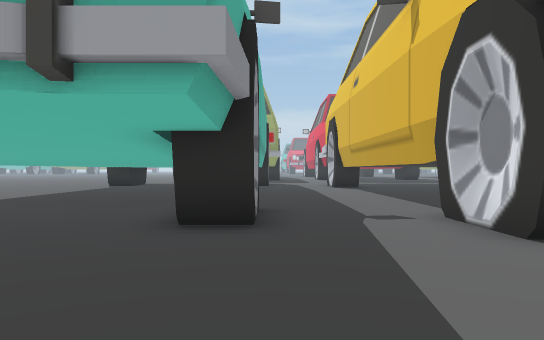
[1] (above)

24 first-person views from a walk through a 3-D level made in the Unity game engine. The camera is 1.3 m above the floor, looks level and sees 70° across. The floor is counted in squares, 2 m on a side. Each view is taken from the middle of a square. On the plan, view 1 faces up. The plan holds only what a view shows up to about 11 squares ahead; the rest is blank. The place goes on beyond the plan.

[2]
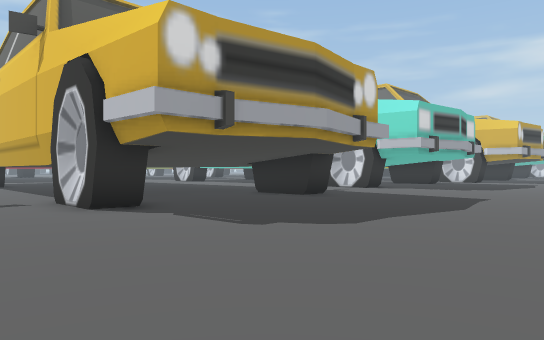

[3]
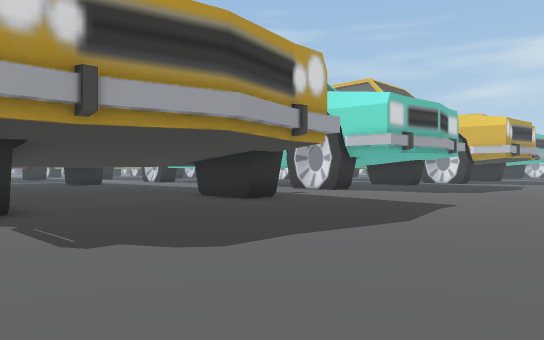

[4]
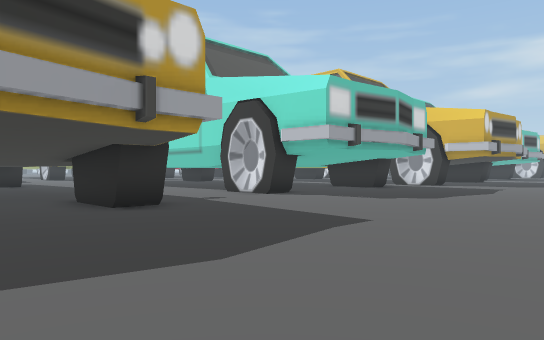

[5]
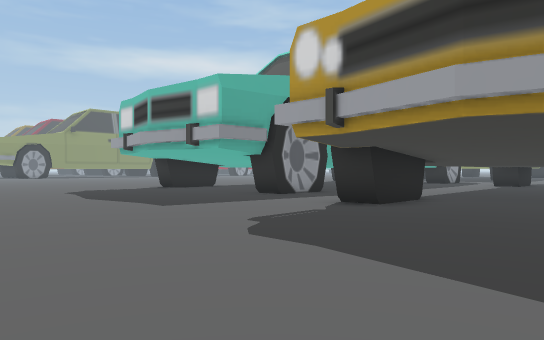

[6]
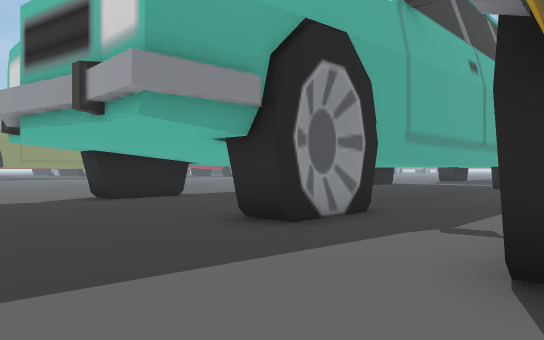

[7]
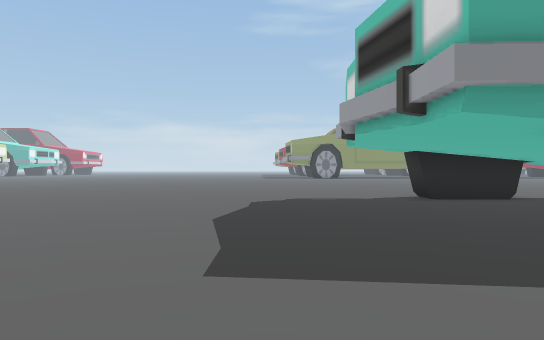

[8]
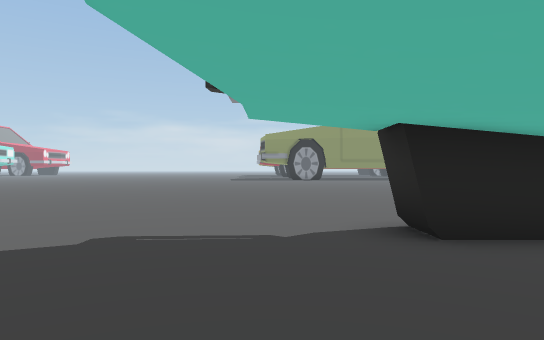

[9]
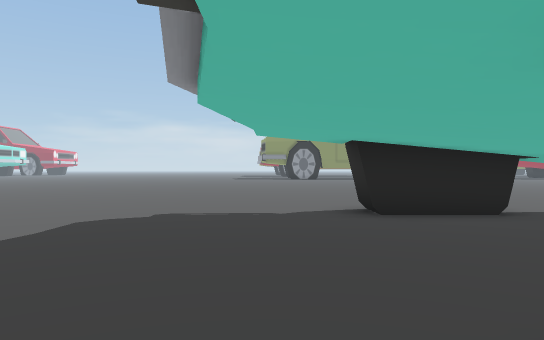

[10]
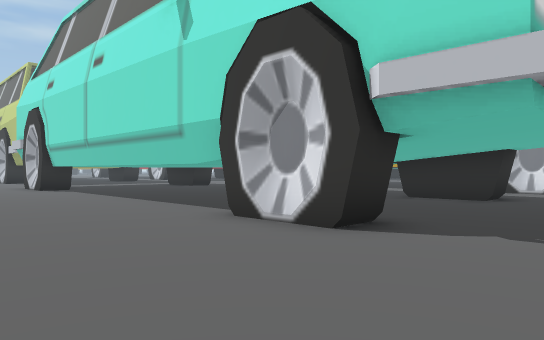

[11]
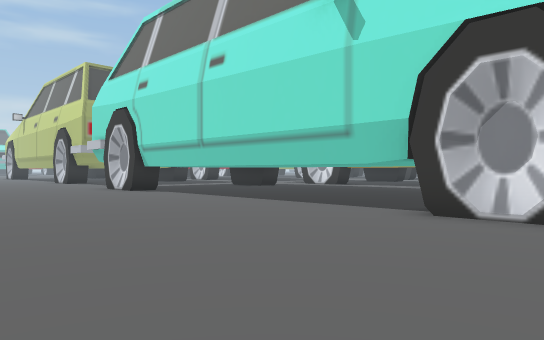

[12]
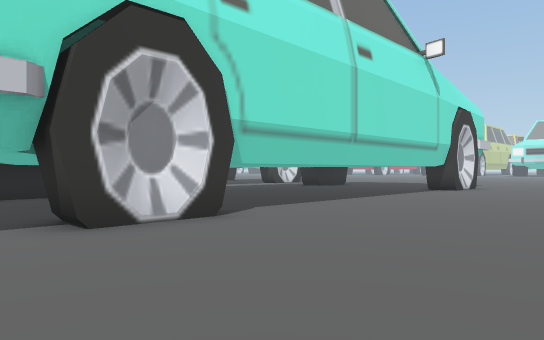

[13]
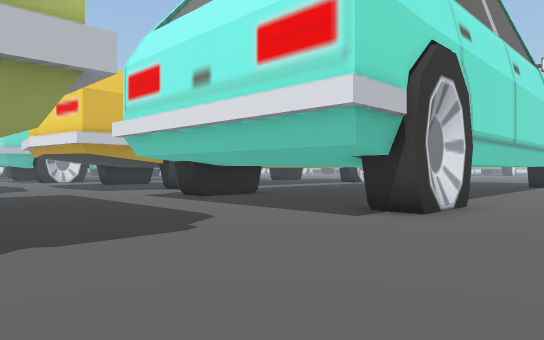

[14]
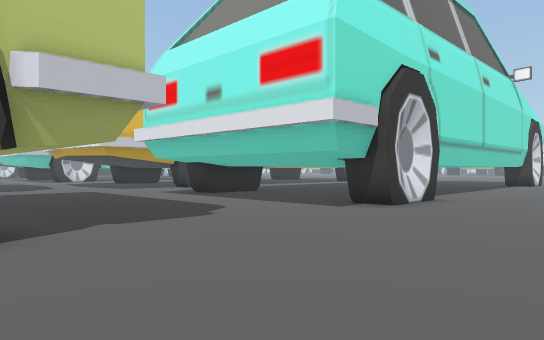

[15]
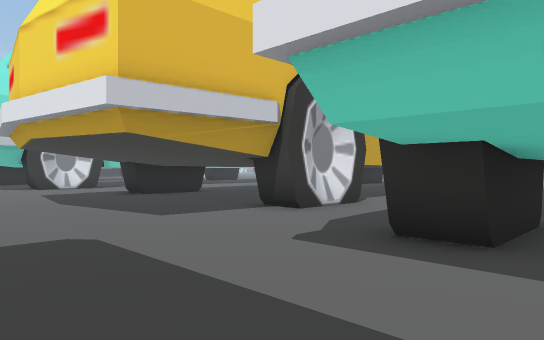

[16]
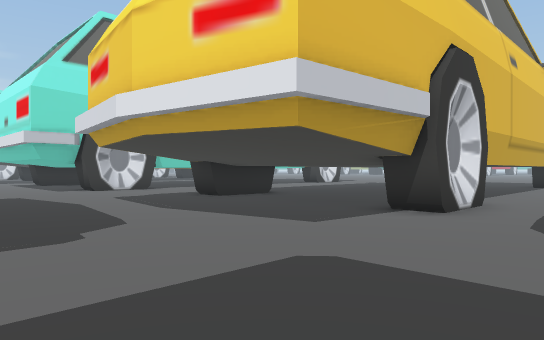

[17]
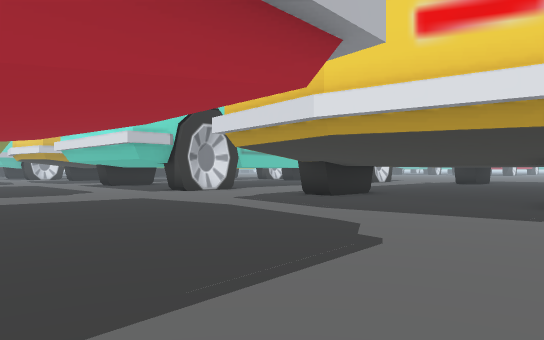

[18]
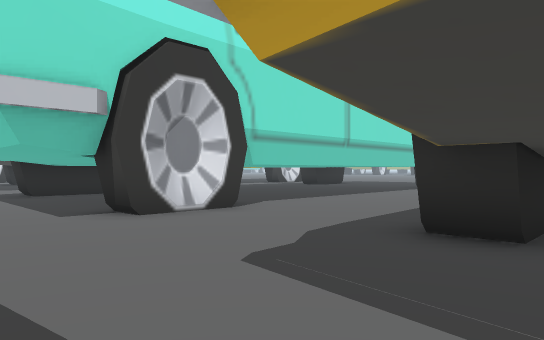

[19]
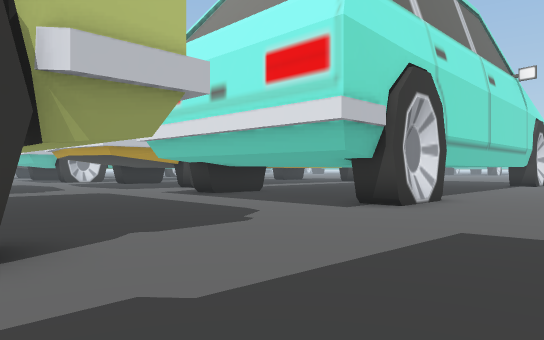

[20]
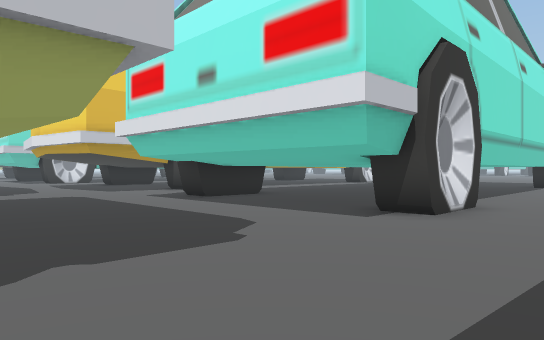

[21]
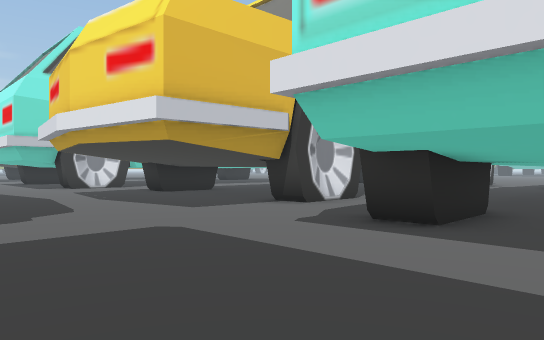

[22]
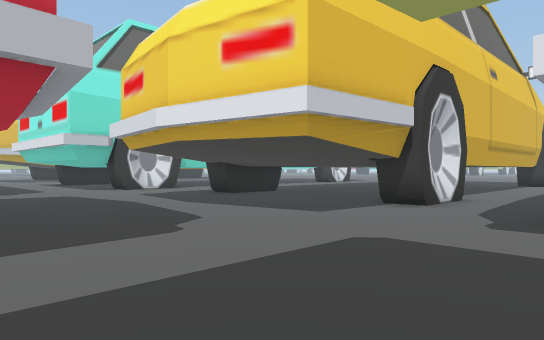

[23]
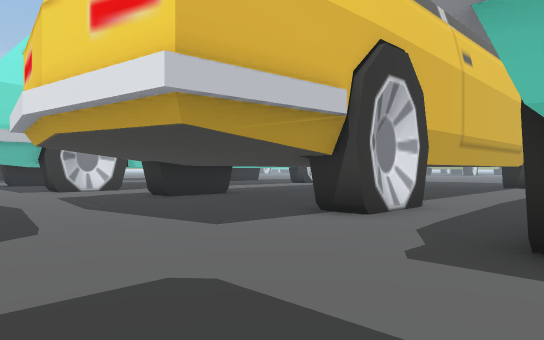

[24]
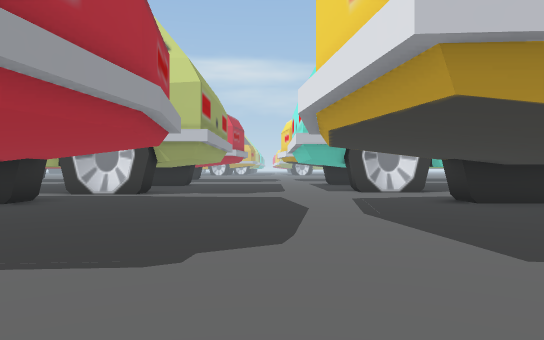

### Floor plan
Points are (right, up) in squares from view 1. A wall is a line through its corners. A room is listed if a view was taken in it or the views show most of it. See-through windows are left out.
Room 1 (views 1, 2, 3, 4, 5, 6, 7, 8, 9, 10, 11, 12, 13, 14, 15, 16, 17, 18, 19, 20, 21, 22, 23, 24)
walls: (12.5, 9.9) (12.5, 15.3); (8.8, 3.4) (7.8, 3.4) (7.8, 5.6); (13.2, 4.4) (12.3, 4.4) (12.3, 5); (3.3, 5.6) (3.3, 3.4) (2.4, 3.4) (2.4, 5.6); (2.6, 6) (2.6, 13.6); (12.3, 15.4) (12.3, 17.7) (13.2, 17.7); (7.8, 16.2) (8.8, 16.2); (12.3, 15.8) (12.6, 16.5) (12.3, 17.3); (12.3, 15.9) (12.5, 16.7); (2.6, 4.3) (2.4, 5.2); (2.6, 4.2) (2.6, 4.8); (12.5, 16.4) (12.3, 17.2); (12.5, 16.4) (12.5, 16.7); (2.4, 14) (2.4, 16.2) (3.3, 16.2); (2.4, 3.8) (2.7, 4.5) (2.3, 5.3); (2.3, 3.8) (2.6, 4.7); (2.3, 14.5) (2.5, 15.3); (2.2, 14.4) (2.6, 15.2) (2.3, 15.9); (2.5, 15) (2.3, 15.8); (-0.4, 9.6) (-0.4, 6.9); (-0.2, 6.6) (-0.2, 4.4) (-1, 4.4) (-1, 6.6); (-0.2, 6.2) (-0.4, 5.7) (-0.4, 5.1); (-0.2, 6.1) (-0.4, 5.4) (-0.3, 4.8); (-0.2, 13.1) (-0.2, 7.5); (17.8, 15.4) (17.8, 17.7) (18.8, 17.7); (-1, 15.4) (-1, 17.7) (-0.1, 17.7); (21.2, 8.6) (21.2, 13.5); (21, 14) (21, 16.2) (21.9, 16.2); (21, 14.4) (21.2, 14.9) (21.2, 15.5); (21, 14.5) (21.2, 15.2) (21, 15.8); (-5.6, 6.6) (-5.6, 4.4) (-6.5, 4.4) (-6.5, 6.6); (-6.3, 6.8) (-6.3, 7.5); (-6.5, 7.4) (-6.5, 15.2); (-6.2, 5.2) (-6.5, 6.1); (-6.5, 4.8) (-6.2, 5.6) (-6.5, 6.2); (-6.5, 4.7) (-6.3, 5.1) (-6.3, 5.7); (-6.5, 15.4) (-6.5, 17.7) (-5.6, 17.7); (-6.3, 16.4) (-6.6, 17.2); (-6.6, 15.8) (-6.3, 16.5) (-6.6, 17.3); (-6.6, 15.9) (-6.3, 16.7); (26.5, 16.2) (27.5, 16.2); (29.3, 23.8) (29.5, 24.4); (30, 23.3) (29.2, 23.3) (29.2, 24)

Where each view was taken, in squares from view 1:
view 1: 0 up, 0 right, facing up
view 2: 3 down, 0 right, facing up-right
view 3: 3 down, 2 right, facing up-right
view 4: 3 down, 5 right, facing up-right
view 5: 3 down, 7 right, facing up-left
view 6: 1 up, 3 right, facing up-left
view 7: 1 up, 3 right, facing left
view 8: 3 up, 2 left, facing left
view 9: 3 up, 0 right, facing left
view 10: 2 up, 10 left, facing up-right
view 11: 4 up, 12 left, facing up-right
view 12: 19 up, 11 left, facing down-right
view 13: 23 up, 9 left, facing down-right
view 14: 24 up, 10 left, facing down-right
view 15: 21 up, 2 left, facing down-right
view 16: 22 up, 0 right, facing down-right
view 17: 24 up, 2 right, facing down-right
view 18: 20 up, 7 right, facing down-right
view 19: 24 up, 9 right, facing down-right
view 20: 23 up, 10 right, facing down-right
view 21: 22 up, 16 right, facing down-right
view 22: 23 up, 18 right, facing down-right
view 23: 21 up, 18 right, facing down-right
view 24: 20 up, 19 right, facing right
